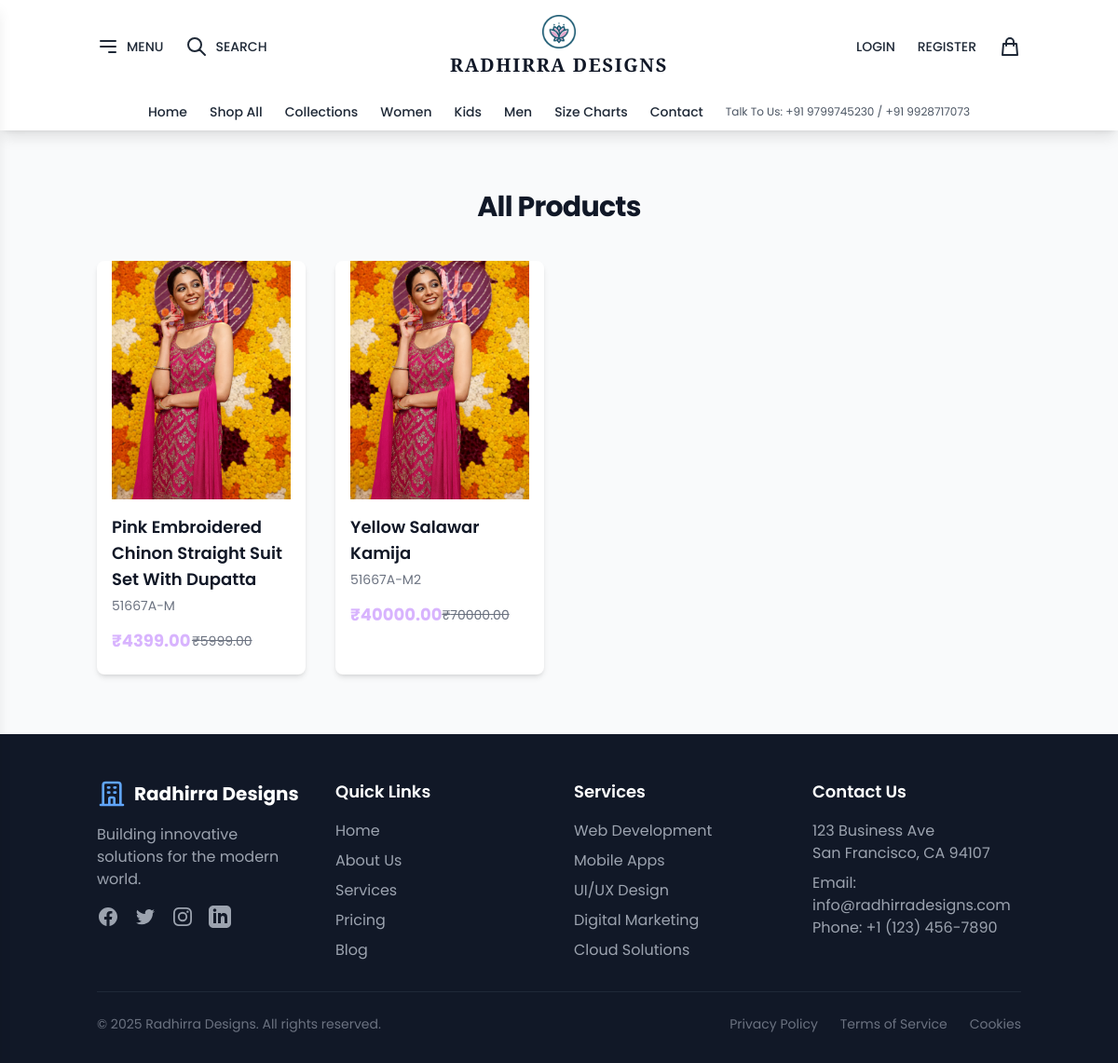
Screenshot of /Radhirra/products/ with the database file from the repository.
### Radhirra/models.py (models this page shows, shortened)
class Product(models.Model):
    SIZE_CHOICES = [
        ("S", "S"),
        ("M", "M"),
        ("L", "L"),
        ("XL", "XL"),
        ("XXL", "XXL"),
    ]
    name = models.CharField(max_length=200)
    sku = models.CharField(max_length=50, unique=True, null=True, blank=True)
    regular_price = models.DecimalField(max_digits=10, decimal_places=2)
    sale_price = models.DecimalField(
        max_digits=10, decimal_places=2, null=True, blank=True
    )
    description = models.TextField(blank=True, null=True)
    size = models.CharField(max_length=3, choices=SIZE_CHOICES, null=True, blank=True)
    material = models.CharField(max_length=100, null=True, blank=True)
    specifications = models.TextField(blank=True, null=True)
    seller_information = models.TextField(blank=True, null=True)
    image = models.ImageField(upload_to="products/", null=True, blank=True)
    digital = models.BooleanField(default=False, null=True, blank=True)
    @property
    def imageURL(self):
        try:
            url = self.image.url
        except:
            url = ""
        return url

### Radhirra/views.py (the view, shortened to what this page needs)
# urls.py: path("products/", views.all_products, name="all_products"),
def all_products(request):
    q = request.GET.get("q", "").strip()
    sort = request.GET.get("sort", "relevance")
    qs = Product.objects.all()
    effective_price = Case(
        When(sale_price__isnull=False, then=F("sale_price")),
        default=F("regular_price"),
    )
    qs = qs.annotate(effective_price=effective_price)
    if sort == "price_asc":
        qs = qs.order_by("effective_price")
    elif sort == "price_desc":
        qs = qs.order_by("-effective_price")
    else:
        if q:
            qs = qs.order_by("-relevance", "name")
        else:
            qs = qs.order_by("name")
    context = {"products": qs, "query": q, "results_count": qs.count(), "sort": sort}
    return render(request, "all_products.html", context)

### Radhirra/templates/all_products.html (shortened to what this page needs)
{% extends 'layout.html' %}
{% block content %}
  <div class="bg-gray-50">
    <div class="container mx-auto px-4 py-16">
      <h2 class="text-3xl font-bold tracking-tight text-gray-900 text-center mb-10">All Products</h2>
      <div class="grid grid-cols-1 sm:grid-cols-2 lg:grid-cols-4 gap-8">
        {% for product in products %}
          <div class="bg-white rounded-lg shadow-md overflow-hidden group">
            <div class="relative">
            </div>
            <div class="p-4">
              <h3 class="text-lg font-semibold text-gray-900">{{ product.name }}</h3>
              <p class="text-sm text-gray-500 mt-1">{{ product.sku }}</p>
              <div class="mt-2 flex items-center justify-between">
                {% if product.sale_price %}
                  <p class="text-lg font-bold text-primary">₹{{ product.sale_price }}</p>
                  <p class="text-sm text-gray-500 line-through">₹{{ product.regular_price }}</p>
                {% else %}
                  <p class="text-lg font-bold text-primary">₹{{ product.regular_price }}</p>
                {% endif %}
                <button class="w-10 h-10 flex items-center justify-center text-gray-500 hover:text-primary transition-colors"></button>
              </div>
            </div>
          </div>
        {% endfor %}
      </div>
    </div>
  </div>
{% endblock %}

### templates/layout.html (style rules this page uses)
body { font-family: 'Poppins', sans-serif; }

### rows the page displays
Product: name "Pink Embroidered Chinon Straight Suit Set With Dupatta", sku "51667A-M", sale_price "4399.00", regular_price "5999.00"
Product: name "Yellow Salawar Kamija", sku "51667A-M2", sale_price "40000.00", regular_price "70000.00"
